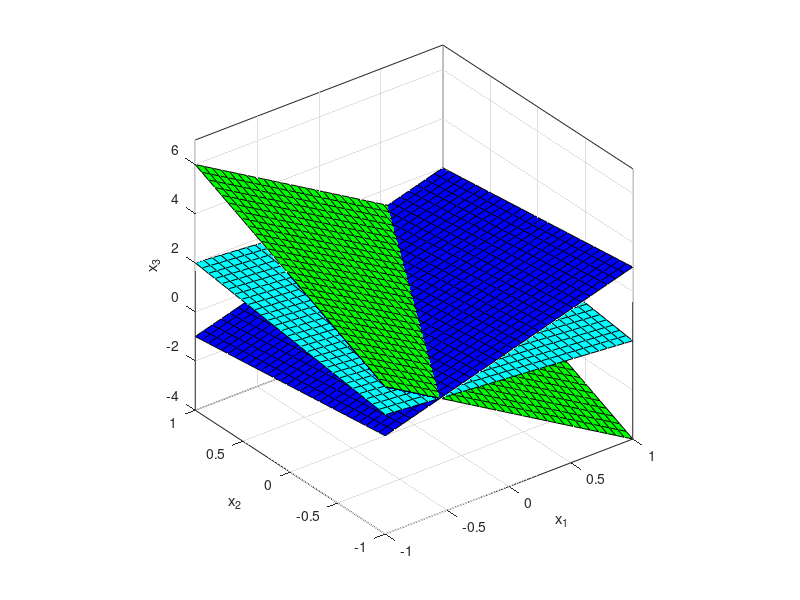

Source code (MATLAB): (Note: this script raises an error after producing the figure.)
A=[-3 1 2;3 -2 1;3 -4 7]; b=[2;1;7];
l1=@(x1,x2)(b(1)-A(1,1)*x1-A(1,2)*x2)/A(1,3);
l2=@(x1,x2)(b(2)-A(2,1)*x1-A(2,2)*x2)/A(2,3);
l3=@(x1,x2)(b(3)-A(3,1)*x1-A(3,2)*x2)/A(3,3);
x1=linspace(-1,1,30); x2=linspace(-1,1,30);
[X1,X2]=meshgrid(x1,x2);
surf(X1,X2,l1(X1,X2),'facecolor','b'), hold on
surf(X1,X2,l2(X1,X2),'facecolor','g')
surf(X1,X2,l3(X1,X2),'facecolor','c')


%grafens linjer 
xlabel('x_1'), ylabel('x_2'), zlabel('x_3')
axis([-1 1 -1 1 -4 7]), axis vis3d, grid on, box on



%beräkna om det är en det finns unik lösning, oändlig många lösningar eller
%saknar lösning


E=[A b];
R=rref(E);

F=[A b]; %gör en matris av A med sista kollon b 

P=rref(F)
P2=rref(A);

% kollar om det finns oändligt många lösningar eller ifall den saknar
% lösning och isåfall beräknar ut vilken 
M = max(P2,[],2);% Kollar vilket värde i som är störst i varje rad raden dock inte i svaret 
PM = max(P,[],2);% Kollar vilket värde i som är störst i varje rad och gör en column med svaren detta inkludera även svaret 
[o,p]=size(PM); %kollar storleken på komlumnen som PM ger detta för att kunna se vilket värde den understa raden har som max
[m,n]=size(M);%kollar storleken på komlumnen som M ger detta för att kunna se vilket värde den understa raden har som max
if ((M(m))==0) %ifall sant matrisen har oändligt med lösningar eller saknar lösning 
    if ((PM(o))==0) %ifall sant har den oändligt många lösningar
        disp('lösningen är')
        
        
        % kan beräkna alla 3x3 matriser
 
        z3 = i;
        z2 = (P(2,4))-((P(2,3))*(z3));
        z1 =(P(1,4))-((P(1,2))*(z2))-((P(1,3))*(z3));
       
        
        m1 = real(z1);  %tar ut real delen ur talet 
        m2 = real(z2);  %tar ut real delen ur talet 
        m3 = real(z3);  %tar ut real delen ur talet 
        

        t1 = imag(z1); %tar ut imaginerdelen ur talet 
        t2 = imag(z2);%tar ut imaginerdelen ur talet 
        t3 = imag(z3); %tar ut imaginerdelen ur talet 
        

        m=[m1;m2;m3];
        t=[t1;t2;t3];

        % printar ut svaret
        fmt=['[' repmat(' %1.2f',1,numel(m))];
        fprintf(fmt,m)
        fmt=['] + t *[ ' repmat(' %1.2f',1,numel(t))];
        fprintf(fmt,t)
        disp('] = [x1 x2 x3]')
        disp(' Där t är en del av dom rationella talen ')
        
        
        t=linspace(-1,1,30);
        xt = @(t) m1+t1*t;
        yt = @(t) m2+t2*t;
        zt = @(t) t;
        fplot3(xt,yt,zt,'r','linewidth',5)     
    else
     disp('saknar lösning')   
    end
else
   disp('Unik lösning i punkten') 
   fprintf('(%d,%d,%d)\n',P(1,4),P(2,4),P(3,4));
   x= [P(1,4),P(2,4),P(3,4)]
   plot3(x(1),x(2),x(3),'ro','markersize',10,'linewidth',10)
%    plot(P(1,4),P(2,4),P(3,4),'r.')
end


